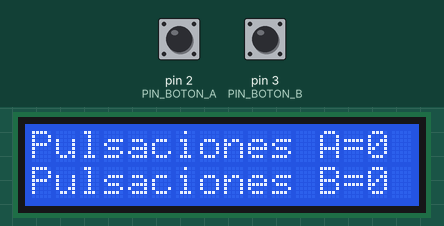
Simulated run of this sketch. Board: Arduino Uno, built with avr-gcc and run on an emulated ATmega328P. Parts: 16×2 character LCD. The inputs (shaded band) are chosen by the test bench; at power-on: pin 2 (PIN_BOTON_A) HIGH, pin 3 (PIN_BOTON_B) HIGH. What the sketch prints to the serial monitor is not drawn.

Above: at 3.2 s.
3.3 s: pin 2 (PIN_BOTON_A) pulled LOW for 0.15 s
At 4.5 s:
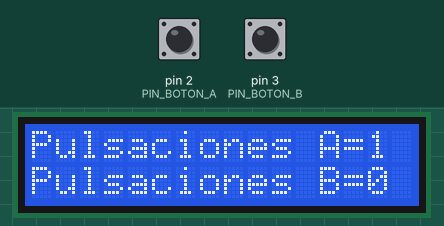
4.9 s: pin 3 (PIN_BOTON_B) pulled LOW for 0.15 s
At 5.9 s:
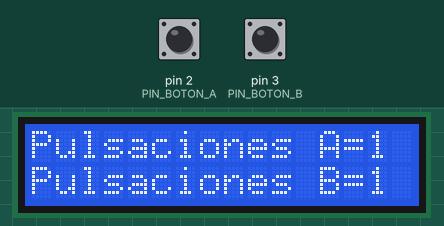
6.6 s: pin 2 (PIN_BOTON_A) pulled LOW for 1 s
At 7.3 s:
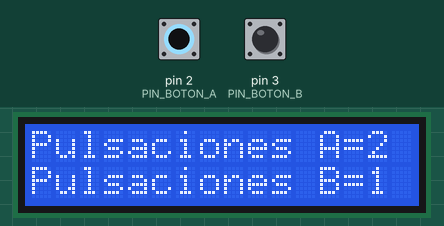
9.1 s: pin 3 (PIN_BOTON_B) pulled LOW for 1 s
At 10.7 s:
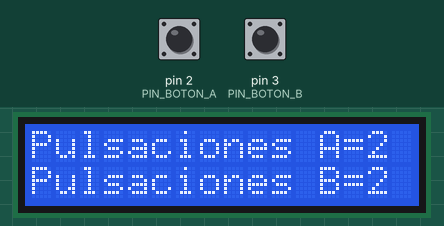
Timing chart, 0 to 12.2 s (numbered marks = the images above; inputs shaded):
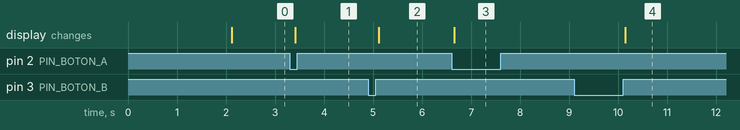

Measured:
- after the input at 3.3 s, the display: changes after 0.11 s (image 1)
- after the input at 4.9 s, the display: changes after 0.22 s (image 2)
- after the input at 6.6 s, the display: changes after 0.06 s (image 3)
- after the input at 9.1 s, the display: changes after 1.0 s (image 4)

The sketch:

Ejercicio04-Contar_pulsos.ino
```cpp
/*
   Ejercicio04 - Test del entrono de trabajo para el curso Programación con Arduino
   Web: https://www.aprendiendoarduino.com/cursos/programacion-arduino-2019/
   Montaje: https://github.com/jecrespo/aprendiendoarduino-Curso_Programacion_Arduino_2019/blob/master/Esquemas%20Montajes%20Pr%C3%A1cticas%20Fritzing/Curso_Programacion-Montaje%20Arduino_bb.png
*/

//Librerías pantalla LCD
#include <Wire.h>
#include <LiquidCrystal_I2C.h>

//Objeto pantalla
LiquidCrystal_I2C lcd(0x27, 16, 2); // set the LCD address to 0x27 for a 16 chars and 2 line display

//Definición pines
#define PIN_BOTON_A 2
#define PIN_BOTON_B 3
#define PIN_POT A0

//Variables globales
int pulsos_a = 0;
int pulsos_b = 0;

void setup() {
  //Inicializo puerto serie
  Serial.begin(9600);

  //Inicializo Pines
  Serial.println(F("Inicializando pines digitales..."));
  pinMode(PIN_BOTON_A, INPUT_PULLUP);
  pinMode(PIN_BOTON_B, INPUT);

  //Inicializo pantalla
  Serial.println(F("Inicializando pantalla..."));
  lcd.init();
  lcd.backlight();
  lcd.setCursor(0, 0);
  lcd.print("Inicializando...");
  delay(2000);
  lcd.clear();

}

void loop() {

  static boolean anterior_a = digitalRead(PIN_BOTON_A);
  static boolean anterior_b = digitalRead(PIN_BOTON_B);

  boolean estado_a = digitalRead(PIN_BOTON_A);
  boolean estado_b = digitalRead(PIN_BOTON_B);

    if (anterior_a != estado_a) {
      if (estado_a == LOW) {  //flanco descendente pull-up
        Serial.println(F("Pulsado boton A"));
        pulsos_a++;
        Serial.println("Numero pulsaciones boton A: " + (String)pulsos_a);
      }
    }

    if (anterior_b != estado_b) {
      if (estado_b == HIGH) {  //flanco ascendente pull-down
        Serial.println(F("Pulsado boton B"));
        pulsos_b++;
        Serial.println("Numero pulsaciones boton B: " + (String)pulsos_b);
      }
    }
    anterior_a = estado_a;
    anterior_b = estado_b;

  lcd.setCursor(0, 0);
  lcd.print("Pulsaciones A=");
  lcd.setCursor(14, 0);
  lcd.print(pulsos_a);
  lcd.setCursor(0, 1);
  lcd.print("Pulsaciones B=");
  lcd.setCursor(14, 1);
  lcd.print(pulsos_b);

  delay(50); //Evitar rebotes

}
```
